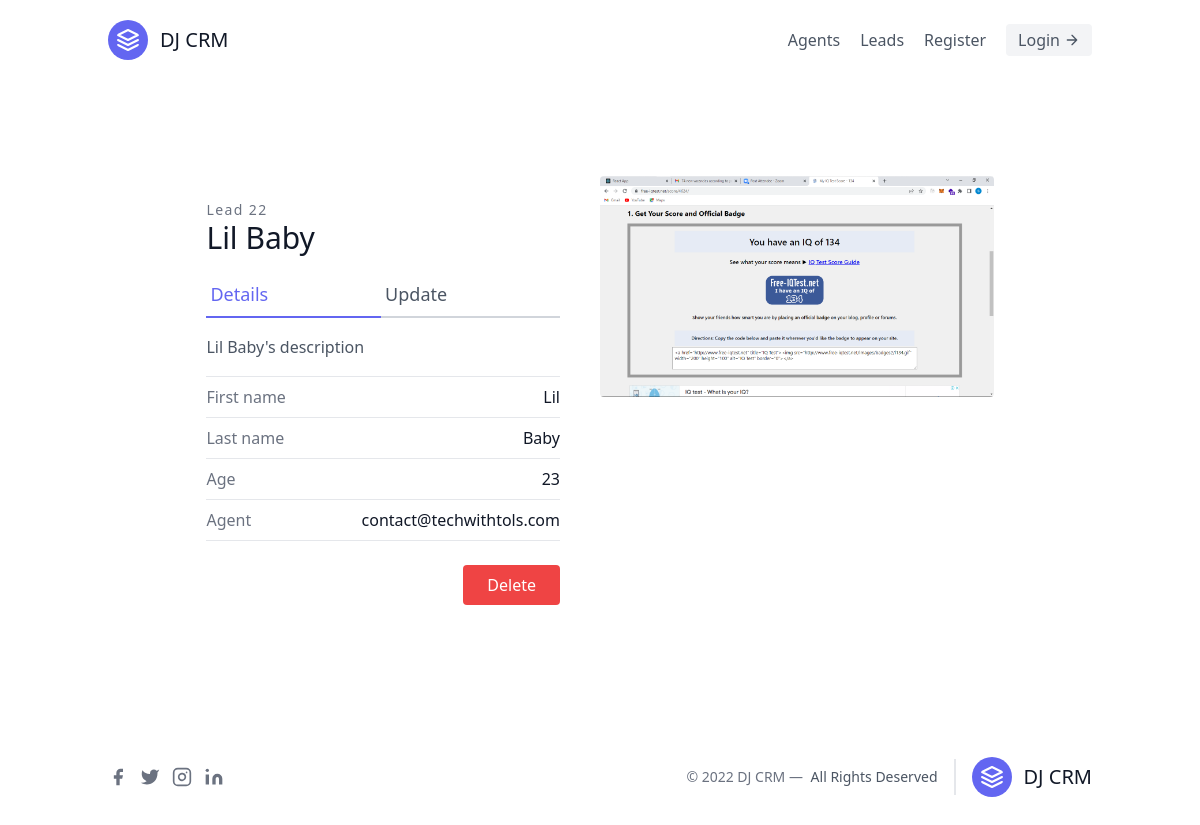
/leads/22/, run on the app's committed database.
### leads/models.py (models this page shows)
class Lead(models.Model):
    first_name = models.CharField(max_length=20)
    last_name = models.CharField(max_length=20)
    age = models.IntegerField(default=0)
    description = models.TextField(max_length=200,null=True, blank=True)
    image = models.ImageField()
    created_at = models.DateTimeField(auto_now_add=True)
    updated_at = models.DateTimeField(auto_now=True)
    agent = models.ForeignKey("Agent", on_delete=models.CASCADE, null=True)
    class Meta:
        ordering = ['-updated_at']
    def __str__(self) -> str:
        return self.first_name + " " + self.last_name

class Agent(models.Model):
    user = models.OneToOneField(User, on_delete=models.CASCADE)
    def __str__(self):
        return self.user.email

class User(AbstractUser):
    pass

### leads/views.py (the view)
# urls.py: path('leads/<int:pk>/', views.lead_detail),
def lead_detail(request, pk):
    lead = get_object_or_404(Lead, id=pk)
    context = {"lead": lead}
    return render(request, 'leads/lead_detail.html', context)

### leads/templates/leads/lead_detail.html (shortened to what this page needs)
{% extends 'main.html' %}
{% block content %}
<section class="text-gray-600 body-font overflow-hidden">
  <div class="container px-5 py-24 mx-auto">
    <div class="lg:w-4/5 flex-row-reverse mx-auto lg:flex-row flex flex-wrap justify-between">
      <div class="lg:w-1/2 w-full lg:pr-10 lg:py-6 mb-6 lg:mb-0">
        <h2 class="text-sm title-font text-gray-500 tracking-widest">
          Lead {{lead.id}}
        </h2>
        <h1 class="text-gray-900 text-3xl title-font font-medium mb-4">
          {{lead}}
        </h1>
        <div class="flex mb-4">
          <a
          href="{% url 'leads:detail' lead.id %}"
            class="flex-grow text-indigo-500 border-b-2 border-indigo-500 py-2 text-lg px-1"
            >Details</a
          >
          <a href="{% url 'leads:update' lead.id %}" class="flex-grow border-b-2 border-gray-300 py-2 text-lg px-1"
            >Update</a
          >
        </div>
        <p class="leading-relaxed mb-4">{{lead.description}}</p>
        <div class="flex border-t border-gray-200 py-2">
          <span class="text-gray-500">First name</span>
          <span class="ml-auto text-gray-900">{{lead.first_name}}</span>
        </div>
        <div class="flex border-t border-gray-200 py-2">
          <span class="text-gray-500">Last name</span>
          <span class="ml-auto text-gray-900">{{lead.last_name}}</span>
        </div>
        <div class="flex border-t border-gray-200 py-2">
          <span class="text-gray-500">Age</span>
          <span class="ml-auto text-gray-900">{{lead.age}}</span>
        </div>
        <div class="flex border-t border-b mb-6 border-gray-200 py-2">
          <span class="text-gray-500">Agent</span>
          <span class="ml-auto text-gray-900">{{lead.agent}}</span>
        </div>
        <div class="flex justify-end">
          <button
            class="flex ml-auto text-white bg-red-500 border-0 py-2 px-6 focus:outline-none hover:bg-red-600 rounded"
          >
            <a href="{% url 'leads:delete' lead.id %}">Delete</a>
          </button>
        </div>
      </div>
      <img
        alt="{{lead}}"
        class="lg:w-1/2 w-full  h-full object-cover object-center rounded"
        src="{{lead.image.url}}"
      />
    </div>
  </div>
</section>
{% endblock content %}

### data on the page
Lead: id "22", first_name+last_name "Lil Baby", description "Lil Baby's description", first_name "Lil", last_name "Baby", age "23", agent "contact@techwithtols.com", image (picture)
